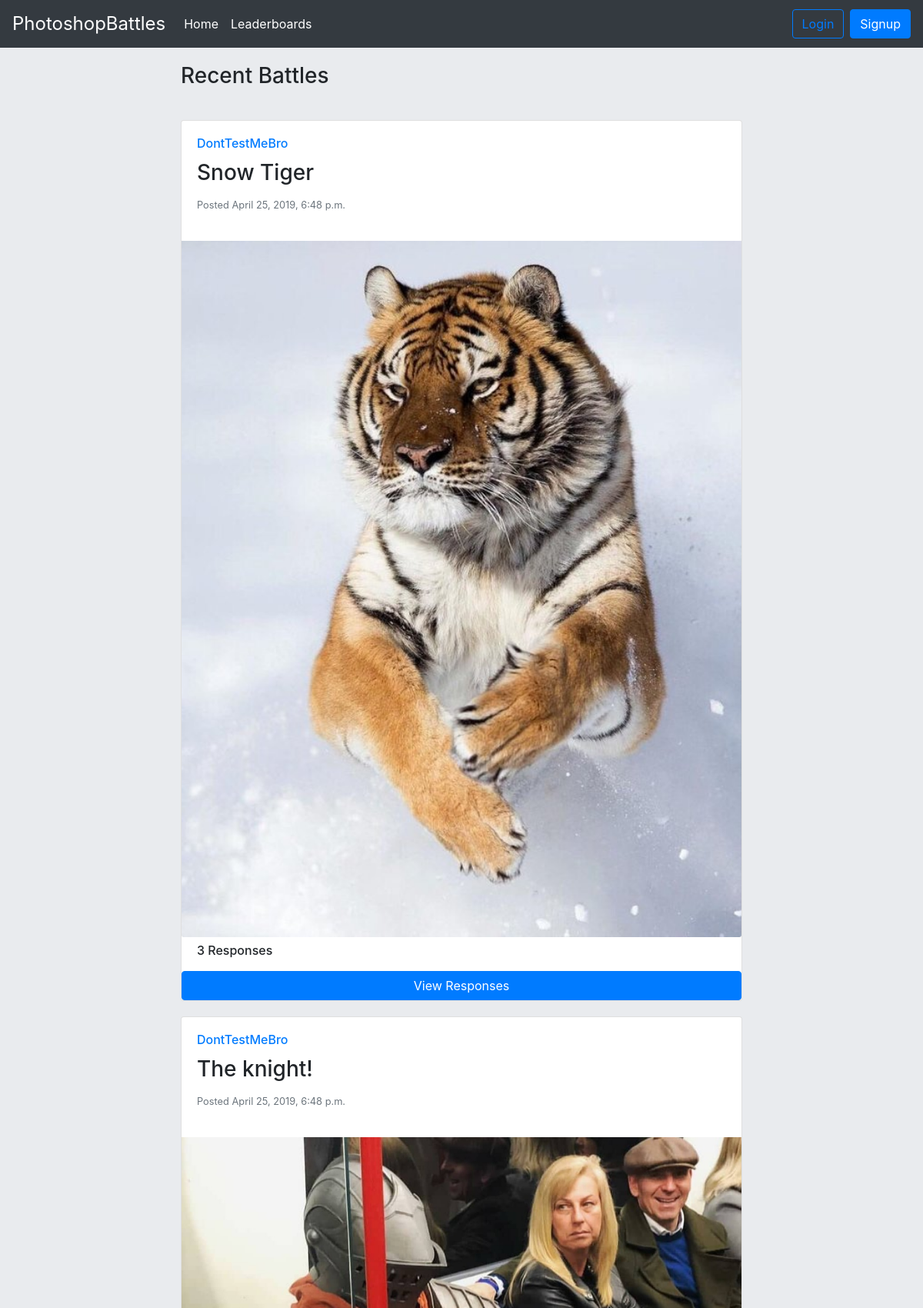
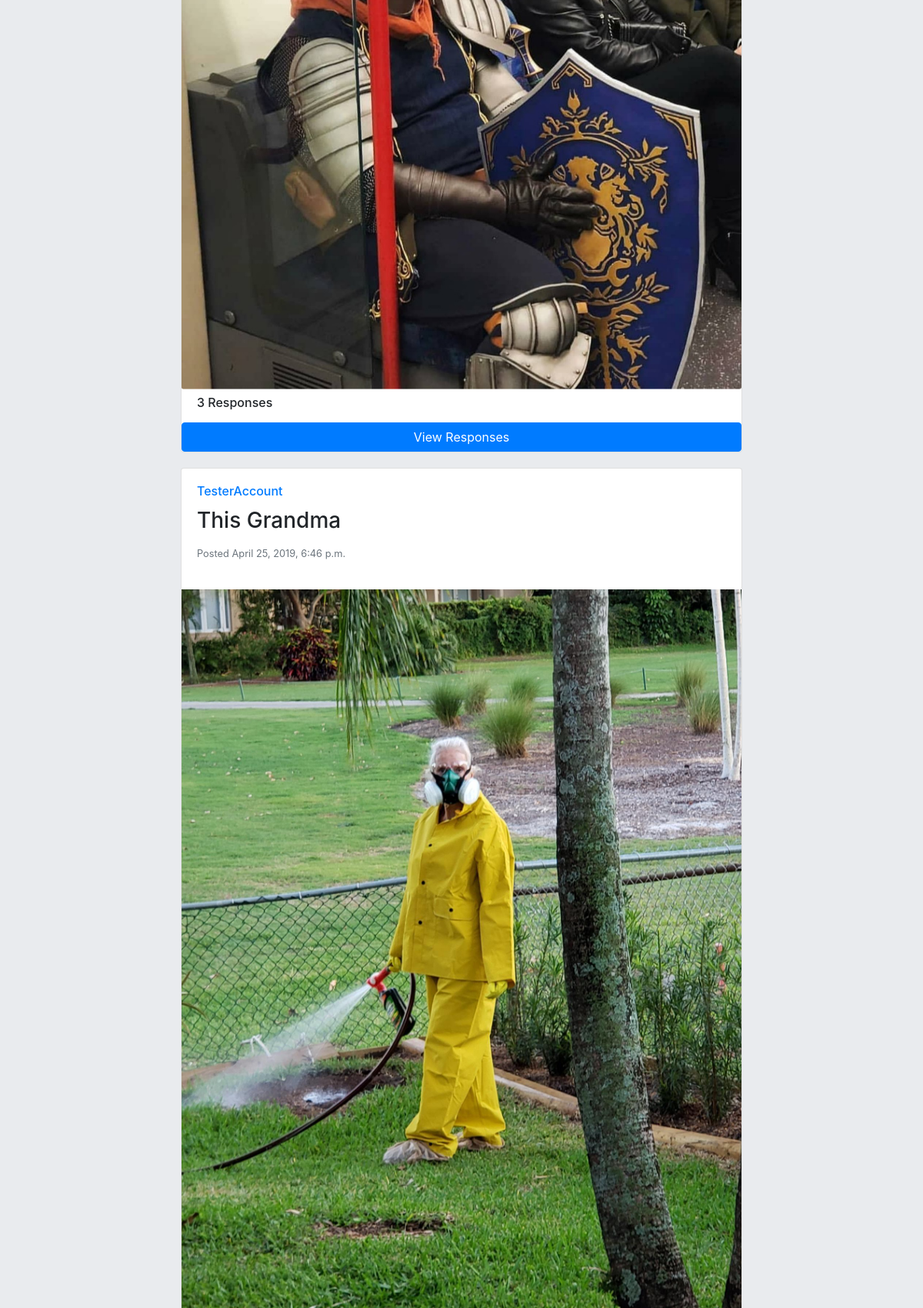
The page / (upper part) on the database its author committed (2 pictures, top to bottom).
### application/models.py (models this page shows, shortened)
class Post(models.Model):
    user = models.ForeignKey(User,on_delete=models.CASCADE)
    title = models.CharField(max_length=40)
    image = models.ImageField(upload_to='post_pictures')
    pub_date = models.DateTimeField('date published')

### application/views.py (the view)
# urls.py: path('', IndexView, name='index'),
def IndexView(request):
    if request.method =='POST':
        reply_form = NewReply(request.POST or None, request.FILES or None)
        user = request.user
        if reply_form.is_valid():
            title = reply_form.cleaned_data.get('title')
            image = reply_form.cleaned_data.get('image')
            postID = request.POST.get("postID")
            post=Post.objects.filter(id=postID)[0]
            Reply.objects.create(
                title=title,
                image=image,
                user=user,
                post_replying_to=post,
                pub_date = timezone.now(),
            )
            return HttpResponseRedirect('/')
    else:
        context = {}
        context['reply_form'] = NewReply()
        latest_posts = Post.objects.all().order_by('-pub_date')
        paginator = Paginator(latest_posts, 5)
        page = request.GET.get('page')
        posts = paginator.get_page(page)
        context['posts'] = posts
        return render(request, 'application/home.html', context)

### application/templates/application/home.html (shortened to what this page needs)
{% extends 'application/base_layout.html' %}
{% block container %}
  <div class="row justify-content-sm-center">
    <div class="col-sm-8">
      {% if posts %}
      <h3 class="recent-battles-heading">Recent Battles</h3>
      {% for post in posts %}
        {% include 'application/post.html' %}
      {% endfor %}
      {% else  %}
        <h3>No Battles Found</h3>
      {% endif %}
    </div>
  </div>
{% endblock %}

### application/templates/application/post.html (shortened to what this page needs)
<div class="post">
  <div class="card">
    <div class="card-body">
      <h6 class="card-title username"><a href="/profile/{{post.user}}">{{post.user}}</a></h6>
      <h3 class="card-title post-title">{{post.title}}</h6>
      <p class="card-text date-posted post-date"><small class="text-muted">Posted {{post.pub_date}}</small></p>
    </div>
    <img class="card-img-bottom" src="/media/{{ post.image }}" alt="{{post.title}}" >
    {% if post.reply_set.all %}
    {% if post.reply_set.count >= 1 %}
    <h6 class="reply-heading">{{ post.reply_set.count }} Responses</h6>
    <button type="button" class="btn btn-primary" data-toggle="modal" data-target=".bd-example-modal-md-{{post.id}}">View Responses</button>
    {% endif %}
    {% endif %}
  </div>
</div>

### static/css/main.css (style rules this page uses)
body { background: #E9EBEE; }
.recent-battles-heading { padding: 1.25rem 0; }
.post { margin: 20px 0; }
.reply-heading { padding: 0.5rem 1.25rem; }
.post-date { float:left; }

### rows shown on the page
Post: user "DontTestMeBro", title "Snow Tiger", pub_date "April 25, 2019, 6:48 p.m.", image (picture), reply_set.count "3"
Post: user "DontTestMeBro", title "The knight!", pub_date "April 25, 2019, 6:48 p.m.", image (picture), reply_set.count "3"
Post: user "TesterAccount", title "This Grandma", pub_date "April 25, 2019, 6:46 p.m.", image (picture)
